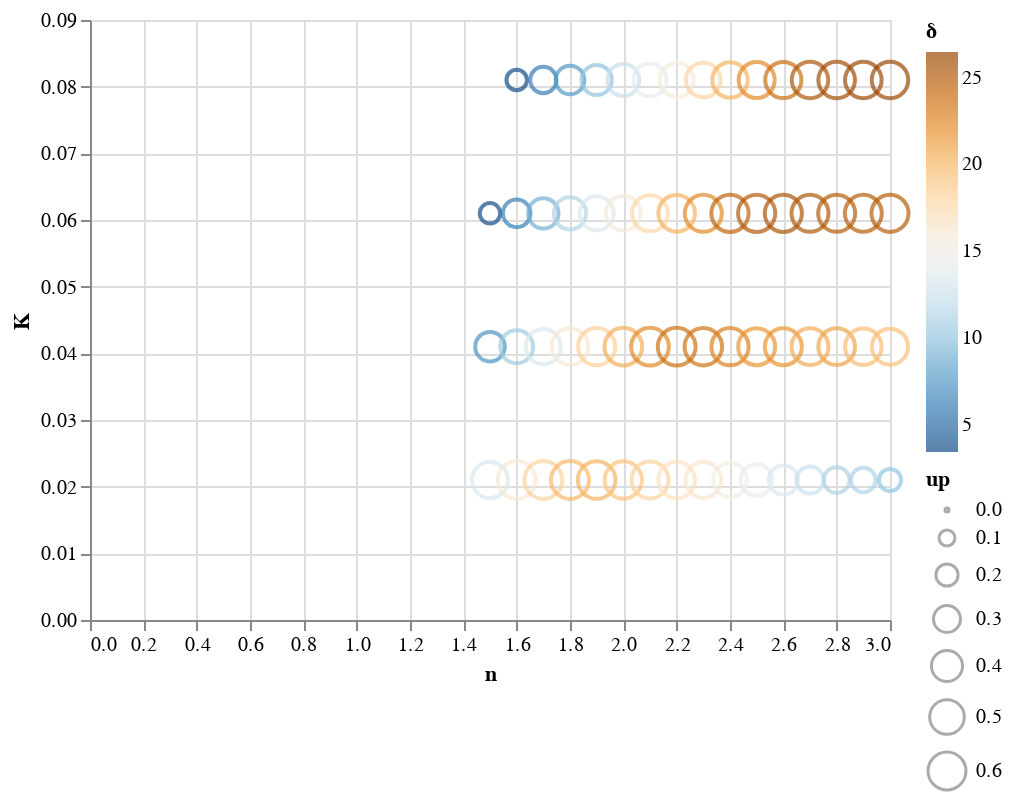

Notebook code cell kept with this figure:
### Code cell
df1_gb_std
alt.Chart(df1_gb_std).mark_point().encode(
    x='n',
    y='K',
    size='up',
    color=alt.Color('δ', scale=alt.Scale(scheme="blueorange"))
)

### Figure 1 — Vega-Lite specification as saved in the notebook (floating-point values rounded to 4 significant figures)
{"config": {"view": {"continuousWidth": 400, "continuousHeight": 300}}, "data": {"name": "data-79e0eb2d295257b0bd606bc31ec88f3e"}, "mark": "point", "encoding": {"color": {"type": "quantitative", "field": "δ", "scale": {"scheme": "blueorange"}}, "size": {"type": "quantitative", "field": "up"}, "x": {"type": "quantitative", "field": "n"}, "y": {"type": "quantitative", "field": "K"}}, "$schema": "https://vega.github.io/schema/vega-lite/v4.8.1.json", "datasets": {"data-79e0eb2d295257b0bd606bc31ec88f3e": [{"K": 0.021, "n": 1.5, "δ": 13.13, "A": 0.0, "up": 0.5381, "Multi-bit": "1 Bit"}, {"K": 0.021, "n": 1.6, "δ": 16.01, "A": 0.0, "up": 0.5955, "Multi-bit": "1 Bit"}, {"K": 0.021, "n": 1.7, "δ": 18.2, "A": 0.0, "up": 0.5993, "Multi-bit": "1 Bit"}, {"K": 0.021, "n": 1.8, "δ": 19.84, "A": 0.0, "up": 0.6009, "Multi-bit": "1 Bit"}, {"K": 0.021, "n": 1.9, "δ": 20.17, "A": 0.0, "up": 0.5905, "Multi-bit": "1 Bit"}, {"K": 0.021, "n": 2.0, "δ": 19.21, "A": 0.0, "up": 0.5784, "Multi-bit": "1 Bit"}, {"K": 0.021, "n": 2.1, "δ": 18.19, "A": 0.0, "up": 0.5676, "Multi-bit": "1 Bit"}, {"K": 0.021, "n": 2.2, "δ": 17.02, "A": 0.0, "up": 0.5584, "Multi-bit": "1 Bit"}, {"K": 0.021, "n": 2.3, "δ": 16.18, "A": 0.0, "up": 0.5342, "Multi-bit": "1 Bit"}, {"K": 0.021, "n": 2.4, "δ": 15.33, "A": 0.0, "up": 0.475, "Multi-bit": "1 Bit"}, {"K": 0.021, "n": 2.5, "δ": 14.31, "A": 0.0, "up": 0.4167, "Multi-bit": "1 Bit"}, {"K": 0.021, "n": 2.6, "δ": 13.24, "A": 0.0, "up": 0.3522, "Multi-bit": "1 Bit"}, {"K": 0.021, "n": 2.7, "δ": 12.16, "A": 0.0, "up": 0.3018, "Multi-bit": "1 Bit"}, {"K": 0.021, "n": 2.8, "δ": 10.98, "A": 0.0, "up": 0.2703, "Multi-bit": "1 Bit"}, {"K": 0.021, "n": 2.9, "δ": 11.09, "A": 0.0, "up": 0.2474, "Multi-bit": "1 Bit"}, {"K": 0.021, "n": 3.0, "δ": 10.0, "A": 0.0, "up": 0.2, "Multi-bit": "1 Bit"}, {"K": 0.041, "n": 1.5, "δ": 7.231, "A": 0.0, "up": 0.3609, "Multi-bit": "1 Bit"}, {"K": 0.041, "n": 1.6, "δ": 10.49, "A": 0.0, "up": 0.4518, "Multi-bit": "1 Bit"}, {"K": 0.041, "n": 1.7, "δ": 13.2, "A": 0.0, "up": 0.5124, "Multi-bit": "1 Bit"}, {"K": 0.041, "n": 1.8, "δ": 16.06, "A": 0.0, "up": 0.56, "Multi-bit": "1 Bit"}, {"K": 0.041, "n": 1.9, "δ": 18.35, "A": 0.0, "up": 0.5736, "Multi-bit": "1 Bit"}, {"K": 0.041, "n": 2.0, "δ": 20.47, "A": 0.0, "up": 0.5912, "Multi-bit": "1 Bit"}, {"K": 0.041, "n": 2.1, "δ": 22.4, "A": 0.0, "up": 0.5923, "Multi-bit": "1 Bit"}, {"K": 0.041, "n": 2.2, "δ": 23.69, "A": 0.0, "up": 0.5943, "Multi-bit": "1 Bit"}, {"K": 0.041, "n": 2.3, "δ": 23.58, "A": 0.0, "up": 0.585, "Multi-bit": "1 Bit"}, {"K": 0.041, "n": 2.4, "δ": 22.75, "A": 0.0, "up": 0.5765, "Multi-bit": "1 Bit"}, {"K": 0.041, "n": 2.5, "δ": 21.81, "A": 0.0, "up": 0.5693, "Multi-bit": "1 Bit"}, {"K": 0.041, "n": 2.6, "δ": 21.8, "A": 0.0, "up": 0.5678, "Multi-bit": "1 Bit"}, {"K": 0.041, "n": 2.7, "δ": 20.55, "A": 0.0, "up": 0.5659, "Multi-bit": "1 Bit"}, {"K": 0.041, "n": 2.8, "δ": 20.84, "A": 0.0, "up": 0.559, "Multi-bit": "1 Bit"}, {"K": 0.041, "n": 2.9, "δ": 19.64, "A": 0.0, "up": 0.5533, "Multi-bit": "1 Bit"}, {"K": 0.041, "n": 3.0, "δ": 19.47, "A": 0.0, "up": 0.5403, "Multi-bit": "1 Bit"}, {"K": 0.061, "n": 1.5, "δ": 3.438, "A": 0.0, "up": 0.17, "Multi-bit": "1 Bit"}, {"K": 0.061, "n": 1.6, "δ": 6.13, "A": 0.0, "up": 0.3135, "Multi-bit": "1 Bit"}, {"K": 0.061, "n": 1.7, "δ": 8.904, "A": 0.0, "up": 0.3816, "Multi-bit": "1 Bit"}, {"K": 0.061, "n": 1.8, "δ": 11.19, "A": 0.0, "up": 0.4313, "Multi-bit": "1 Bit"}, {"K": 0.061, "n": 1.9, "δ": 13.53, "A": 0.0, "up": 0.4809, "Multi-bit": "1 Bit"}, {"K": 0.061, "n": 2.0, "δ": 15.78, "A": 0.0, "up": 0.5051, "Multi-bit": "1 Bit"}, {"K": 0.061, "n": 2.1, "δ": 17.85, "A": 0.0, "up": 0.5383, "Multi-bit": "1 Bit"}, {"K": 0.061, "n": 2.2, "δ": 20.16, "A": 0.0, "up": 0.5583, "Multi-bit": "1 Bit"}, {"K": 0.061, "n": 2.3, "δ": 22.38, "A": 0.0, "up": 0.5709, "Multi-bit": "1 Bit"}, {"K": 0.061, "n": 2.4, "δ": 24.49, "A": 0.0, "up": 0.5787, "Multi-bit": "1 Bit"}, {"K": 0.061, "n": 2.5, "δ": 25.17, "A": 0.0, "up": 0.5752, "Multi-bit": "1 Bit"}, {"K": 0.061, "n": 2.6, "δ": 25.48, "A": 0.0, "up": 0.5737, "Multi-bit": "1 Bit"}, {"K": 0.061, "n": 2.7, "δ": 25.38, "A": 0.0, "up": 0.5714, "Multi-bit": "1 Bit"}, {"K": 0.061, "n": 2.8, "δ": 25.03, "A": 0.0, "up": 0.5709, "Multi-bit": "1 Bit"}, {"K": 0.061, "n": 2.9, "δ": 24.92, "A": 0.0, "up": 0.569, "Multi-bit": "1 Bit"}, {"K": 0.061, "n": 3.0, "δ": 24.89, "A": 0.0, "up": 0.5722, "Multi-bit": "1 Bit"}, {"K": 0.081, "n": 1.6, "δ": 3.438, "A": 0.0, "up": 0.17, "Multi-bit": "1 Bit"}, {"K": 0.081, "n": 1.7, "δ": 5.931, "A": 0.0, "up": 0.2837, "Multi-bit": "1 Bit"}, {"K": 0.081, "n": 1.8, "δ": 7.636, "A": 0.0, "up": 0.3402, "Multi-bit": "1 Bit"}, {"K": 0.081, "n": 1.9, "δ": 9.932, "A": 0.0, "up": 0.3782, "Multi-bit": "1 Bit"}, {"K": 0.081, "n": 2.0, "δ": 12.24, "A": 0.0, "up": 0.4238, "Multi-bit": "1 Bit"}, {"K": 0.081, "n": 2.1, "δ": 14.09, "A": 0.0, "up": 0.4521, "Multi-bit": "1 Bit"}, {"K": 0.081, "n": 2.2, "δ": 15.7, "A": 0.0, "up": 0.4766, "Multi-bit": "1 Bit"}, {"K": 0.081, "n": 2.3, "δ": 18.13, "A": 0.0, "up": 0.4981, "Multi-bit": "1 Bit"}, {"K": 0.081, "n": 2.4, "δ": 20.14, "A": 0.0, "up": 0.5223, "Multi-bit": "1 Bit"}, {"K": 0.081, "n": 2.5, "δ": 22.34, "A": 0.0, "up": 0.5401, "Multi-bit": "1 Bit"}, {"K": 0.081, "n": 2.6, "δ": 23.9, "A": 0.0, "up": 0.5452, "Multi-bit": "1 Bit"}, {"K": 0.081, "n": 2.7, "δ": 25.46, "A": 0.0, "up": 0.5535, "Multi-bit": "1 Bit"}, {"K": 0.081, "n": 2.8, "δ": 26.09, "A": 0.0, "up": 0.5577, "Multi-bit": "1 Bit"}, {"K": 0.081, "n": 2.9, "δ": 26.32, "A": 0.0, "up": 0.5579, "Multi-bit": "1 Bit"}, {"K": 0.081, "n": 3.0, "δ": 26.47, "A": 0.0, "up": 0.5542, "Multi-bit": "1 Bit"}]}}
